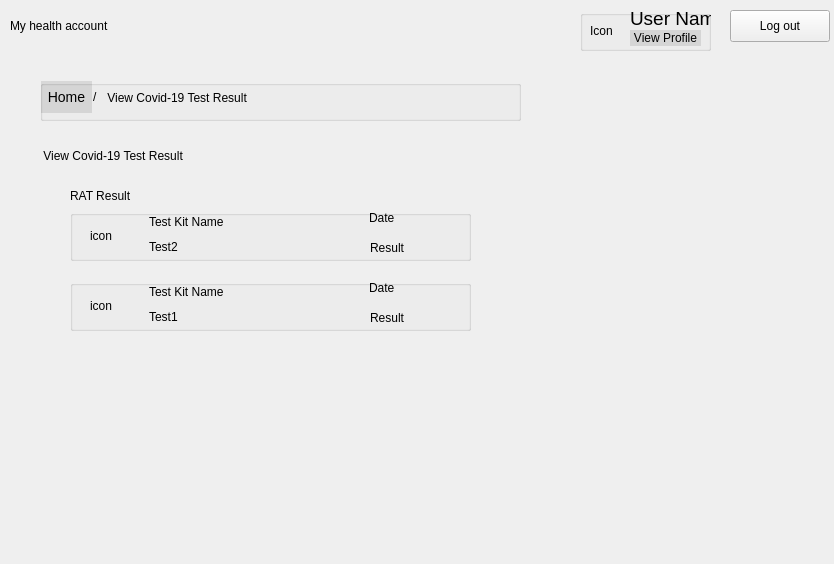
<?xml version="1.0" encoding="UTF-8"?>
<ui version="4.0">
 <class>UserCovid19TestResult</class>
 <widget class="QDialog" name="UserCovid19TestResult">
  <property name="geometry">
   <rect>
    <x>0</x>
    <y>0</y>
    <width>834</width>
    <height>564</height>
   </rect>
  </property>
  <property name="windowTitle">
   <string>Dialog</string>
  </property>
  <widget class="QLabel" name="label_7">
   <property name="geometry">
    <rect>
     <x>40</x>
     <y>140</y>
     <width>201</width>
     <height>31</height>
    </rect>
   </property>
   <property name="styleSheet">
    <string notr="true">font: 18pt &quot;.AppleSystemUIFont&quot;;</string>
   </property>
   <property name="text">
    <string> View Covid-19 Test Result</string>
   </property>
  </widget>
  <widget class="QGroupBox" name="groupBox">
   <property name="geometry">
    <rect>
     <x>70</x>
     <y>210</y>
     <width>401</width>
     <height>51</height>
    </rect>
   </property>
   <property name="title">
    <string/>
   </property>
   <widget class="QLabel" name="labelCapsule1">
    <property name="geometry">
     <rect>
      <x>20</x>
      <y>5</y>
      <width>41</width>
      <height>41</height>
     </rect>
    </property>
    <property name="text">
     <string>icon</string>
    </property>
   </widget>
   <widget class="QLabel" name="labelTestKitName2">
    <property name="geometry">
     <rect>
      <x>79</x>
      <y>2</y>
      <width>97</width>
      <height>19</height>
     </rect>
    </property>
    <property name="styleSheet">
     <string notr="true">font: 16pt &quot;.AppleSystemUIFont&quot;;</string>
    </property>
    <property name="text">
     <string>Test Kit Name</string>
    </property>
   </widget>
   <widget class="QLabel" name="label_3">
    <property name="geometry">
     <rect>
      <x>79</x>
      <y>29</y>
      <width>33</width>
      <height>16</height>
     </rect>
    </property>
    <property name="text">
     <string>Test2</string>
    </property>
   </widget>
   <widget class="QLabel" name="labelRAT2Date">
    <property name="geometry">
     <rect>
      <x>299</x>
      <y>0</y>
      <width>91</width>
      <height>16</height>
     </rect>
    </property>
    <property name="text">
     <string>Date</string>
    </property>
   </widget>
   <widget class="QLabel" name="labelRAT2Result">
    <property name="geometry">
     <rect>
      <x>300</x>
      <y>30</y>
      <width>101</width>
      <height>16</height>
     </rect>
    </property>
    <property name="text">
     <string>Result</string>
    </property>
   </widget>
  </widget>
  <widget class="QLabel" name="label_11">
   <property name="geometry">
    <rect>
     <x>70</x>
     <y>180</y>
     <width>201</width>
     <height>31</height>
    </rect>
   </property>
   <property name="styleSheet">
    <string notr="true">font: 16pt &quot;.AppleSystemUIFont&quot;;</string>
   </property>
   <property name="text">
    <string>RAT Result</string>
   </property>
  </widget>
  <widget class="QGroupBox" name="groupBox_3">
   <property name="geometry">
    <rect>
     <x>70</x>
     <y>280</y>
     <width>401</width>
     <height>51</height>
    </rect>
   </property>
   <property name="title">
    <string/>
   </property>
   <widget class="QLabel" name="labelCapsule2">
    <property name="geometry">
     <rect>
      <x>20</x>
      <y>5</y>
      <width>41</width>
      <height>41</height>
     </rect>
    </property>
    <property name="text">
     <string>icon</string>
    </property>
   </widget>
   <widget class="QLabel" name="labelTestKitName1">
    <property name="geometry">
     <rect>
      <x>79</x>
      <y>2</y>
      <width>97</width>
      <height>19</height>
     </rect>
    </property>
    <property name="styleSheet">
     <string notr="true">font: 16pt &quot;.AppleSystemUIFont&quot;;</string>
    </property>
    <property name="text">
     <string>Test Kit Name</string>
    </property>
   </widget>
   <widget class="QLabel" name="label_14">
    <property name="geometry">
     <rect>
      <x>79</x>
      <y>29</y>
      <width>33</width>
      <height>16</height>
     </rect>
    </property>
    <property name="text">
     <string>Test1</string>
    </property>
   </widget>
   <widget class="QLabel" name="labelRAT1Date">
    <property name="geometry">
     <rect>
      <x>299</x>
      <y>0</y>
      <width>91</width>
      <height>16</height>
     </rect>
    </property>
    <property name="text">
     <string>Date</string>
    </property>
   </widget>
   <widget class="QLabel" name="labelRAT1Result">
    <property name="geometry">
     <rect>
      <x>300</x>
      <y>30</y>
      <width>101</width>
      <height>16</height>
     </rect>
    </property>
    <property name="text">
     <string>Result</string>
    </property>
   </widget>
  </widget>
  <widget class="QGroupBox" name="groupBox_2">
   <property name="geometry">
    <rect>
     <x>40</x>
     <y>80</y>
     <width>481</width>
     <height>41</height>
    </rect>
   </property>
   <property name="title">
    <string/>
   </property>
   <widget class="QLabel" name="label_9">
    <property name="geometry">
     <rect>
      <x>53</x>
      <y>9</y>
      <width>16</width>
      <height>16</height>
     </rect>
    </property>
    <property name="text">
     <string>/</string>
    </property>
   </widget>
   <widget class="QLabel" name="label_10">
    <property name="geometry">
     <rect>
      <x>64</x>
      <y>10</y>
      <width>241</width>
      <height>16</height>
     </rect>
    </property>
    <property name="text">
     <string> View Covid-19 Test Result</string>
    </property>
   </widget>
   <widget class="QPushButton" name="pushButtonHome">
    <property name="geometry">
     <rect>
      <x>1</x>
      <y>1</y>
      <width>51</width>
      <height>32</height>
     </rect>
    </property>
    <property name="styleSheet">
     <string notr="true">QPushButton {
	background-color: rgb(0, 0, 0,0.1); 
	border: none; 
	color: rgb(0, 0, 0); 
	font: 14px;
} 

QPushButton:hover { 
	background-color: rgb(0, 0, 0, 0.1); 
	border: none; 
	color: rgb(0, 43, 255); 
}</string>
    </property>
    <property name="text">
     <string>Home</string>
    </property>
   </widget>
  </widget>
  <widget class="QPushButton" name="pushButtonLogout">
   <property name="geometry">
    <rect>
     <x>730</x>
     <y>10</y>
     <width>100</width>
     <height>32</height>
    </rect>
   </property>
   <property name="text">
    <string>Log out</string>
   </property>
  </widget>
  <widget class="QLabel" name="label_6">
   <property name="geometry">
    <rect>
     <x>10</x>
     <y>10</y>
     <width>201</width>
     <height>31</height>
    </rect>
   </property>
   <property name="styleSheet">
    <string notr="true">font: 24pt &quot;.AppleSystemUIFont&quot;;</string>
   </property>
   <property name="text">
    <string>My health account </string>
   </property>
  </widget>
  <widget class="QGroupBox" name="groupBox_6">
   <property name="geometry">
    <rect>
     <x>580</x>
     <y>10</y>
     <width>131</width>
     <height>41</height>
    </rect>
   </property>
   <property name="title">
    <string/>
   </property>
   <widget class="QLabel" name="labelUserName">
    <property name="geometry">
     <rect>
      <x>50</x>
      <y>0</y>
      <width>91</width>
      <height>16</height>
     </rect>
    </property>
    <property name="font">
     <font>
      <family>.AppleSystemUIFont</family>
      <pointsize>14</pointsize>
      <italic>false</italic>
      <bold>false</bold>
     </font>
    </property>
    <property name="styleSheet">
     <string notr="true">font: 14pt &quot;.AppleSystemUIFont&quot;;</string>
    </property>
    <property name="text">
     <string>User Name</string>
    </property>
   </widget>
   <widget class="QLabel" name="labelIconUser">
    <property name="geometry">
     <rect>
      <x>10</x>
      <y>0</y>
      <width>41</width>
      <height>41</height>
     </rect>
    </property>
    <property name="text">
     <string>Icon</string>
    </property>
   </widget>
   <widget class="QPushButton" name="pushButtonViewProfile">
    <property name="geometry">
     <rect>
      <x>50</x>
      <y>20</y>
      <width>71</width>
      <height>16</height>
     </rect>
    </property>
    <property name="styleSheet">
     <string notr="true">QPushButton {
	background-color: rgb(0, 0, 0,0.1); 
	border: none; 
	color: rgb(0, 0, 0); 
	font: 12px;
} 

QPushButton:hover { 
	background-color: rgb(0, 0, 0, 0.1); 
	border: none; 
	color: rgb(0, 43, 255); 
}</string>
    </property>
    <property name="text">
     <string>View Profile</string>
    </property>
   </widget>
  </widget>
 </widget>
 <resources/>
 <connections/>
</ui>
